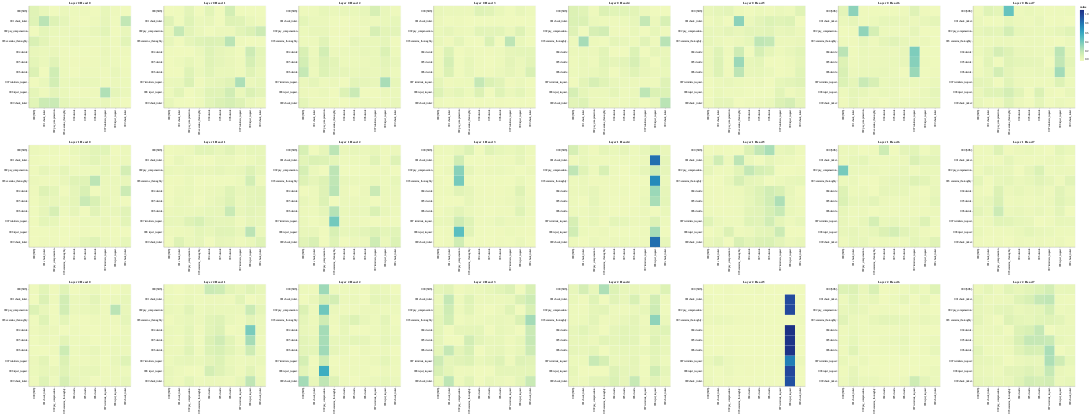

Source (notebook cell):
### Code cell
# Display attention maps for encoder self-attention
get_all_attention_maps("encoder", layers, heads, encoder_input_tokens, encoder_input_tokens, min(20, sentence_len))
